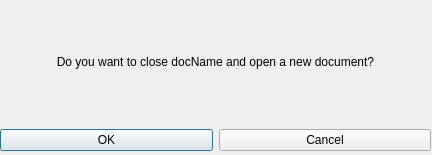
<?xml version="1.0" encoding="UTF-8"?>
<ui version="4.0">
 <class>AlertNewDocument</class>
 <widget class="QDialog" name="AlertNewDocument">
  <property name="geometry">
   <rect>
    <x>0</x>
    <y>0</y>
    <width>432</width>
    <height>155</height>
   </rect>
  </property>
  <property name="windowTitle">
   <string>Dialog</string>
  </property>
  <widget class="QWidget" name="verticalLayoutWidget">
   <property name="geometry">
    <rect>
     <x>0</x>
     <y>0</y>
     <width>431</width>
     <height>151</height>
    </rect>
   </property>
   <layout class="QVBoxLayout" name="verticalLayout">
    <item>
     <widget class="QLabel" name="label">
      <property name="text">
       <string>Do you want to close docName and open a new document?</string>
      </property>
      <property name="scaledContents">
       <bool>true</bool>
      </property>
      <property name="alignment">
       <set>Qt::AlignCenter</set>
      </property>
      <property name="wordWrap">
       <bool>true</bool>
      </property>
     </widget>
    </item>
    <item>
     <layout class="QHBoxLayout" name="horizontalLayout">
      <item>
       <widget class="QPushButton" name="pushButton_ok">
        <property name="text">
         <string>OK</string>
        </property>
       </widget>
      </item>
      <item>
       <widget class="QPushButton" name="pushButton_cancel">
        <property name="text">
         <string>Cancel</string>
        </property>
       </widget>
      </item>
     </layout>
    </item>
   </layout>
  </widget>
 </widget>
 <resources/>
 <connections/>
</ui>
